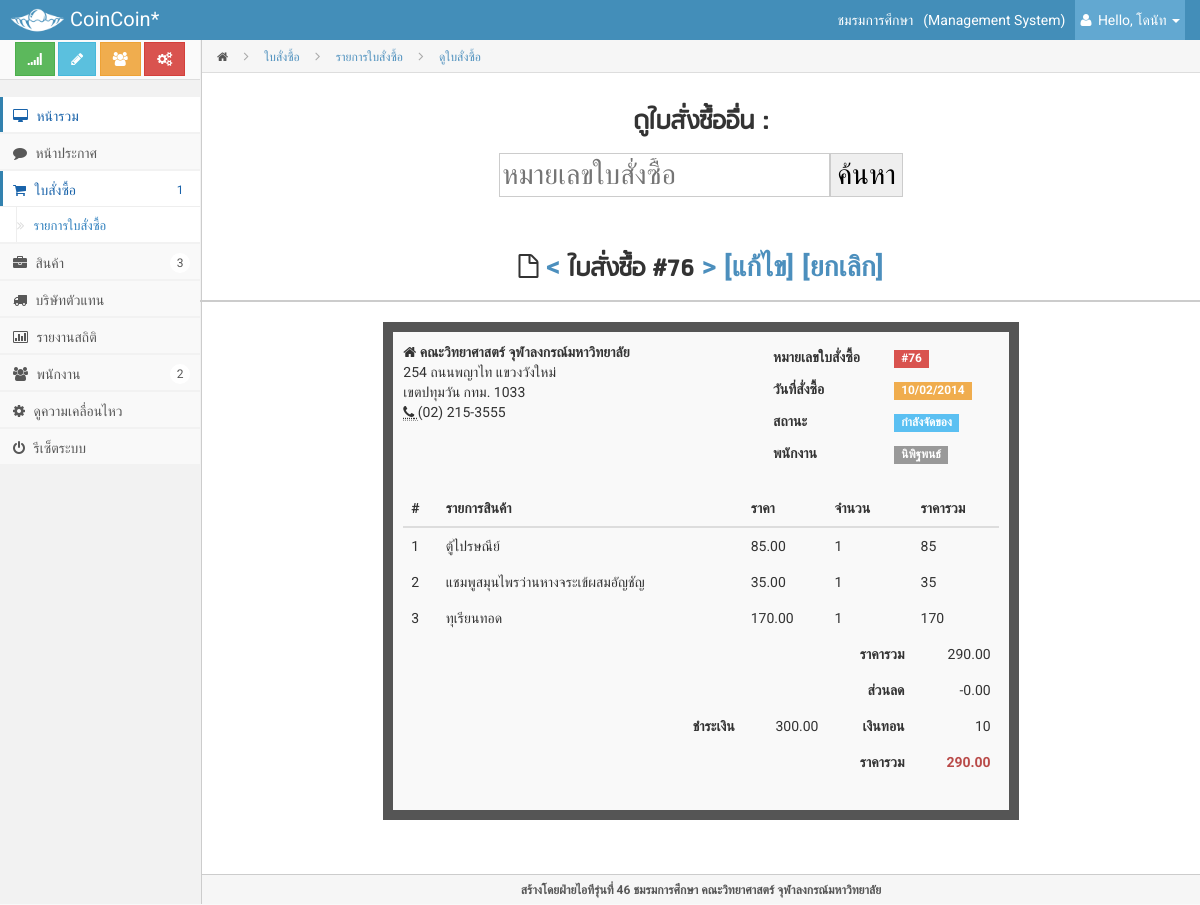
Page /admin/index.php?page=invoice&oid=76 (signed in) on the committed database.
### tables this page shows
CREATE TABLE IF NOT EXISTS `order` (
  `orderid` int(5) NOT NULL AUTO_INCREMENT,
  `total` decimal(7,2) NOT NULL,
  `pay` decimal(7,2) NOT NULL,
  `discount` decimal(7,2) DEFAULT NULL,
  `status` int(2) NOT NULL,
  `dateOrder` datetime NOT NULL,
  `dateReceive` datetime DEFAULT NULL,
  `print` int(2) NOT NULL,
  PRIMARY KEY (`orderid`)
);

CREATE TABLE IF NOT EXISTS `member_staff` (
  `memberid` int(10) NOT NULL AUTO_INCREMENT,
  `username` varchar(50) NOT NULL,
  `password` varchar(200) NOT NULL,
  `firstname` varchar(60) NOT NULL,
  `lastname` varchar(60) NOT NULL,
  `nickname` varchar(60) NOT NULL,
  `phone` varchar(100) NOT NULL,
  `email` varchar(100) DEFAULT NULL,
  `position` char(1) NOT NULL,
  PRIMARY KEY (`memberid`),
  UNIQUE KEY `username` (`username`)
);

CREATE TABLE IF NOT EXISTS `buyproduct` (
  `orderid` int(5) NOT NULL,
  `productid` int(5) NOT NULL,
  `piece` int(5) NOT NULL,
  PRIMARY KEY (`orderid`,`productid`),
  KEY `prodIDFK` (`productid`)
);

CREATE TABLE IF NOT EXISTS `product` (
  `productid` int(10) NOT NULL AUTO_INCREMENT,
  `pname` varchar(100) NOT NULL,
  `catid` int(3) NOT NULL,
  `pic` varchar(200) DEFAULT NULL,
  `price` decimal(10,2) NOT NULL,
  `cost` decimal(10,2) DEFAULT NULL,
  `stock` int(5) NOT NULL,
  `type` int(2) NOT NULL,
  `barcode` varchar(13) DEFAULT NULL,
  `parentid` int(10) DEFAULT NULL,
  PRIMARY KEY (`productid`),
  KEY `catid` (`catid`)
);

### admin/modules/invoice.php (the view, shortened to what this page needs)
<?php
	$orderid = $_GET['oid'];
	$sql = "SELECT * FROM `order`AS ord ";
	$sql .= "LEFT OUTER JOIN buyproduct AS buy ON ord.orderid=buy.orderid ";
	$sql .= "LEFT OUTER JOIN product ON product.productid = buy.productid ";
	$sql .= "WHERE ord.orderid = $orderid";
	$query = mysqli_query($connect, $sql);
	$row = mysqli_fetch_array($query);
?>
        <div class="page-head">
            <div class="bread-crumb">
                <a href="index.html"><i class="icon-home"></i></a>
                <i class="icon-angle-right"></i>
                <a href="#" class="bread-current">ใบสั่งซื้อ</a>
				<i class="icon-angle-right"></i>
                <a href="index.php?page=statement" class="bread-current">รายการใบสั่งซื้อ</a>
				<i class="icon-angle-right"></i>
                <a href="#" class="bread-current">ดูใบสั่งซื้อ</a>
            </div>
        </div>
        <div class="matter">
        <div class="container">
            <div class="row">
                <h3 class="sub-header text-center" style="font-size:2em;">
                     ดูใบสั่งซื้ออื่น : <form action="index.php?page=invoice" method="GET"><input type="hidden" name="page" value="invoice"><input type="number" name="oid" placeholder="หมายเลขใบสั่งซื้อ"><input type="submit" value="ค้นหา"/></form><br>
                    <i class="icon-file-alt"></i>
                    <a href="index.php?page=invoice&oid=<?php echo $orderid-1; ?>"><</a> ใบสั่งซื้อ #<?php echo $orderid;?> <a href="index.php?page=invoice&oid=<?php echo $orderid+1; ?>">></a>
                <a href="index.php?page=editinvoice&oid=<?php echo $orderid; ?>">[แก้ไข]</a>
                <a href="index.php?page=statement&action=delete&id=<?php echo $orderid; ?>">[ยกเลิก]</a>
                </h3>
                <?php
                    $sql2 = "SELECT orderid.orderid, orderid.total, orderid.pay, orderid.discount, orderid.status, orderid.dateOrder, staff.firstname FROM `order` AS orderid";
                    $sql2 .= " INNER JOIN membcontrolor mem ON orderid.orderid = mem.orderid";
                    $sql2 .= " INNER JOIN member_staff staff ON mem.memberid = staff.memberid";
                    $sql2 .= " WHERE orderid.orderid = $orderid";
                    $query2 = mysqli_query($connect, $sql2);
                    $row2 = mysqli_fetch_array($query2);
                ?>
                <div class="col-md-8 col-md-offset-2">
                        <div class="dash-tile-content">
                                <div class="row">
                                    <div class="col-md-6">
                                        <address>
                                            <strong>
                                                <i class="icon-home"></i>
													คณะวิทยาศาสตร์ จุฬาลงกรณ์มหาวิทยาลัย
                                            </strong>
                                            <br>
												254 ถนนพญาไท แขวงวังใหม่
                                            <br>
												 เขตปทุมวัน กทม. 1033
                                            <br>
                                            <abbr title="Phone">
                                                <i class="icon-phone"></i>
                                            </abbr>
                                            (02) 215-3555
                                        </address>
                                    </div>
                                    <div class="col-md-5 col-md-offset-1">
                                        <table class="table table-borderless table-condensed">
                                            <tbody>
                                            <tr>
                                                <td>
                                                    <strong>หมายเลขใบสั่งซื้อ</strong>
                                                </td>
                                                <td>
                                                    <span class="label label-danger">#<?php echo $orderid;?></span>
                                                </td>
                                            </tr>
                                            <tr>
                                                <td>
                                                    <strong>วันที่สั่งซื้อ</strong>
                                                </td>
                                                <td>
                                                    <span class="label label-warning">
													<?php
													$phpdate = strtotime($row['dateOrder']);
													echo date( 'd/m/Y', $phpdate );
													?></span>
                                                </td>
                                            </tr>
                                             <tr>
                                                <td>
                                                    <strong>สถานะ</strong>
                                                </td>
                                                <td>
                                                    <?php
                                                        if($row2['status'] == 1) {
                                                            echo "<span class=\"label label-default\">ชำระเงินเสร็จสิ้น</span>";
                                                        } else if($row2['status'] == 2) {
                                                            echo "<span class=\"label label-info\">กำลังจัดของ</span>";
                                                        } else if($row2['status'] == 3) {
                                                            echo "<span class=\"label label-warning\">รอรับของ</span>";
                                                        } else if($row2['status'] == 4) {
                                                            echo "<span class=\"label label-success\">รับของเรียบร้อย</span>";
                                                        } else if($row2['status'] == 6) {
                                                            echo "<span class=\"label label-important\">ยกเลิกรายการ</span>";
                                                        } else {
                                                            echo "<span class=\"label label-important\">มีปัญหา</span>";
                                                        }
                                                    ?>
                                                </td>
                                            </tr>
                                            <tr>
                                                <td>
                                                    <strong>พนักงาน</strong>
                                                </td>
                                                <td>
                                                    <span class="label label-default"><?php echo $row2['firstname'];?></span>
                                                </td>
                                            </tr>
                                            </tbody>
                                        </table>
                                    </div>
                                </div>
                                <table class="table table-borderless table-hover">
                                    <thead>
                                    <tr>
                                        <th>#</th>
                                        <th>รายการสินค้า</th>
										<th class="hidden-xs hidden-sm">ราคา</th>
                                        <th>จำนวน</th>
                                        <th>ราคารวม</th>
                                    </tr>
                                    </thead>
                                    <tbody>
									<?php
									$query = mysqli_query($connect, $sql);
									$count = 1;
									$alltotal = 0;
									while($row = mysqli_fetch_array($query)) {
									$price = $row['price'];
									$quantity = $row['piece'];
									$subtotal = $price*$quantity;
										echo "<td>{$count}</td>";
                                        echo "<td>{$row['pname']}</td>";
                                        echo "<td>{$price}</td>";
										echo "<td>{$quantity}</td>";
                                        echo "<td class=\"hidden-xs hidden-sm\">{$subtotal}</td>";
                                        $alltotal += $subtotal;
										$count++;
									}
									?>
                                    <tr class="info">
                                    <tr class=" ">
                                        <td></td>
                                        <td class="hidden-xs hidden-sm"></td>
                                        <td class="hidden-xs hidden-sm"></td>
                                        <td class="text-right">
                                            <strong>ราคารวม</strong>
                                        </td>
                                        <td class="text-right">
										<?php
											$query = mysqli_query($connect, $sql);
											$row = mysqli_fetch_array($query);
											$subtotal = $row['total'];
											echo number_format($alltotal,2);
										?></td>
                                    </tr>
                                    <tr class=" ">
                                        <td></td>
                                        <td class="hidden-xs hidden-sm"></td>
                                        <td class="hidden-xs hidden-sm"></td>
                                        <td class="text-right">
                                            <strong>ส่วนลด</strong>
                                        </td>
                                        <td class="text-right"><?php echo "-".$row['discount'];?></td>
                                    </tr>
                                    <tr class=" ">
                                        <td></td>
                                        <td class="text-right">
											<strong>ชำระเงิน</strong></td>
                                        <td class="text-right"><?php $pay=$row['pay']; echo number_format($pay,2);?></td>
                                        <td class="text-right">
                                            <strong>เงินทอน</strong>
                                        </td>
                                        <td class="text-right"><?php echo($pay-$subtotal);?></td>
                                    </tr>
                                    <tr class=" ">
                                        <td></td>
                                        <td class="hidden-xs hidden-sm"></td>
                                        <td class="hidden-xs hidden-sm"></td>
                                        <td class="text-right">
                                            <strong>ราคารวม</strong>
                                        </td>
									<td class="text-right">
									<span class="text-danger">
									<strong><?php echo number_format($subtotal,2);?></strong>
									</span>
                                        </td>
                                    </tr>
                                    </tbody>
                                </table>
                        </div>
                </div>
            </div>
        </div>
</div>

### admin/style/style.css (style rules this page uses)
* { border-radius: 0 !important; filter: progid:DXImageTransform.Microsoft.gradient(enabled = false) !important; text-shadow: none !important; font-family: Roboto,"Helvetica Neue",Helvetica, sans-serif; }
form * { font-family: Roboto,"Helvetica Neue",Helvetica, sans-serif; }
input, textarea { background-image: none !important; border: 1px solid #ccc !important; font-family: Roboto,"Helvetica Neue",Helvetica, sans-serif !important; }
.text-right { text-align: right; }
.text-center { text-align: center; }
body { background-color: #F9F9F9; color: #333333; font-family: Roboto,"Helvetica Neue",Helvetica,Arial,sans-serif; font-size: 14px; -webkit-font-smoothing: antialiased; line-height: 20px; padding-top: 40px; }
h1, h2, h3, h4, h5, h6, .h1, .h2, .h3, .h4, .h5, .h6 { font-family: Roboto,"Helvetica Neue",Helvetica,Arial,sans-serif; font-weight: 700; line-height: 20px; }
h1, h2, h3 { line-height: 40px; margin-bottom: 10px; margin-top: 20px; }
h3, .h3 { font-size: 24px; }
a { color: #4C8FBD; }
.label { display: inline-block; font-size: 85%; margin: 1px 0; padding-bottom: 3px !important; padding-top: 3px !important; text-indent: 0; }
.text-danger { color: #B94A48; }
.label.label-warning, .badge.badge-warning { background: #F0AD4E !important; }
.label.label-info, .badge.badge-info { background: #5BC0F2 !important; }
.label.label-danger, .badge.badge-danger { background: #D9534F !important; }
form { margin: 10px; }
.mainbar .container { max-width:100% !important; }
.mainbar .page-head { padding: 0 20px 0px; }
.mainbar .bread-crumb { background-color: #F6F6F6; border-bottom: 1px solid #DDDDDD; list-style: none outside none; margin: 0px -20px 20px; padding: 0 0 0 15px; }
.mainbar .bread-crumb > i { color: #aaa; line-height: 32px; padding: 0 12px; }
.mainbar .bread-crumb a { display: inline-block; color: #555; font-size: 12px; height: 30px; line-height: 32px; }
.mainbar .bread-crumb a.bread-current { color: #4C8FBD; text-decoration: none; }
.sub-header { font-family: 'rsu-regular'; border-bottom: 2px solid #CCCCCC; margin: 0px -20px 20px; padding: 10px 20px; }
.mainbar .matter { padding: 0 0 20px 0px; }
.table.table-borderless th, .table.table-borderless td { border-top: 0 none; }
.dash-tile-content { background-color: #F9F9F9; border: 10px solid #555555; padding: 10px; }

### rows in the picture
order: dateOrder "10/02/2014", member_staff.firstname "นิพิฐพนธ์", discount "0.00", pay "300.00", $pay-$subtotal "10", total "290.00"
buyproduct: productid.pname "ตู้ไปรษณีย์", productid.price "85.00", piece "1", subtotal "85"
buyproduct: productid.pname "แชมพูสมุนไพรว่านหางจระเข้ผสมอัญชัญ", productid.price "35.00", piece "1", subtotal "35"
buyproduct: productid.pname "ทุเรียนทอด", productid.price "170.00", piece "1", subtotal "170"

### other values in the picture
$info['name'] "ชมรมการศึกษา"
$_SESSION["firstname"] "โดนัท"
$orderid "76"
$alltotal "290.00"
